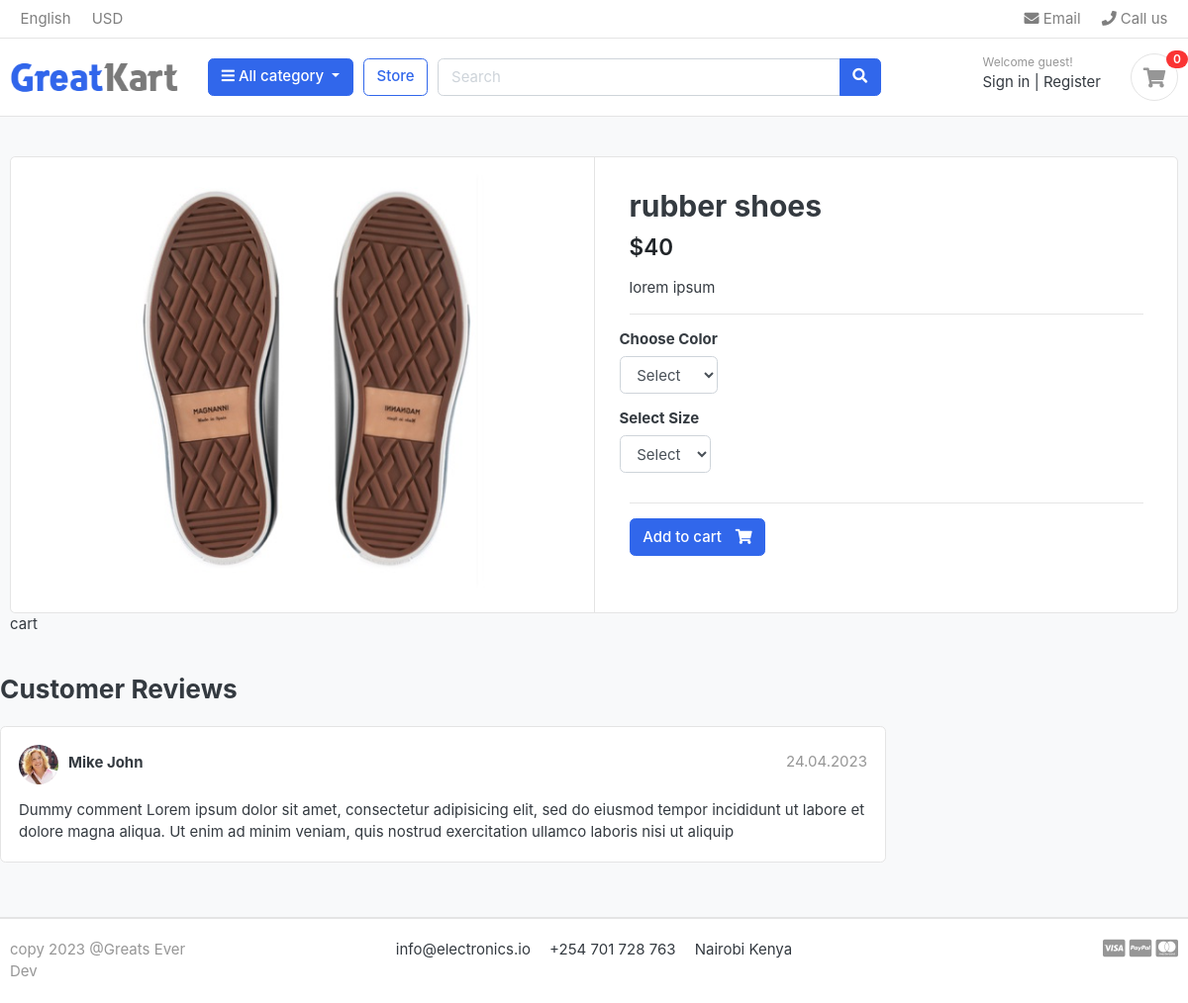
Page /store/category/shoes/rubber-shoes/ on the committed database.
### store/models.py (models this page shows, shortened)
class Product(models.Model):
    product_name = models.CharField(max_length=200, unique=True)
    slug = models.SlugField(max_length=200, unique=True)
    description = models.TextField(max_length=500, blank=True)
    price = models.IntegerField()
    images = models.ImageField(upload_to='photos/product')
    stock = models.IntegerField()
    is_available = models.BooleanField(default=True)
    category = models.ForeignKey(Category, on_delete=models.CASCADE)
    created_date = models.DateTimeField(auto_now_add=True)
    modified_date = models.DateTimeField(auto_now=True)

### store/views.py (the view)
# urls.py: path('category/<slug:category_slug>/<slug:product_slug>/', views.product_detail, name='product_detail'),
def product_detail(request, category_slug, product_slug):
    try:
        single_product = Product.objects.get(
            category__slug=category_slug, slug=product_slug
        )
        in_cart = CartItem.objects.filter(
            cart__cart_id=_cart_id(request), product=single_product
        ).exists()
    except Exception as e:
        raise e
    context = {
        "single_product": single_product,
        "in_cart": in_cart,
        }
    return render(request, "store/product_detail.html", context)

### carts/context_processors.py (called while the page is built)
def counter(request):
    cart_count = 0
    if 'admin' in request.path:
        return {}
    else:
        try:
            cart = Cart.objects.filter(cart_id=_cart_id(request))
            cart_items = CartItem.objects.all().filter(cart=cart[:1])
            for cart_item in cart_items:
                cart_count += cart_item.quantity
        except Cart.DoesNotExist:
            cart_count = 0
    return dict(cart_count=cart_count)

### carts/views.py (called while the page is built)
def _cart_id(request):
    cart = request.session.session_key
    if not cart:
        cart = request.session.create()
    return cart

### category/context_processors.py (called while the page is built)
def menu_links(request):
    links= Category.objects.all()
    return dict(links=links)

### category/models.py (called while the page is built)
    def get_url(self):
        return reverse('products_by_category', args=[self.slug])

### store/models.py (called while the page is built)
    def colors(self):
        return super(VariationManager, self).filter(variation_category='color', is_active=True)

    def sizes(self):
        return super(VariationManager, self).filter(variation_category='size', is_active=True)

### templates/store/product_detail.html (shortened to what this page needs)
{% extends 'base.html' %}
{% load static %}
{% block content %}
<section class="section-content padding-y bg">
  <div class="container">
    <div class="card">
      <div class="row no-gutters">
        <aside class="col-md-6">
          <article class="gallery-wrap">
            <div class="img-big-wrap">
              <a href="#"><img src="{{ single_product.images.url }}"></a>
            </div>
          </article>
        </aside>
        <main class="col-md-6 border-left">
          <form action="{% url 'add_cart' single_product.id %}" method="POST">
            <article class="content-body">
              <h2 class="title">{{ single_product.product_name }}</h2>
              <div class="mb-3">
                <var class="price h4">${{single_product.price}}</var>
              </div>
              <p>{{single_product.description}}</p>
              <hr>
              <div class="row">
                <div class="item-option-select">
                  <h6>Choose Color</h6>
                  <select name="color" class="form-control" required>
                    <option value="" disabled selected>Select</option>
                  </select>
                </div>
              </div>
              <div class="row">
                <div class="item-option-select">
                  <h6>Select Size</h6>
                  <select name="size" class="form-control">
                    <option value="" disabled selected>Select</option>
                  </select>
                </div>
              </div>
              <hr>
              {% if single_product.stock <= 0 %}
               <h5 class="text-danger">Out Of Stock</h5>
                {% else %}
                <button type="submit" class="btn btn-primary"> <span class="text">Add to cart</span> <i
                    class="fas fa-shopping-cart"></i> </button>
              {% endif %}
      </div>
    </div>
    </main> cart
  </div>
  <br>
  <div class="row">
    <div class="col-md-9">
      <header class="section-heading">
        <h3>Customer Reviews </h3>
      </header>
      <article class="box mb-3">
        <div class="icontext w-100">
          <img src="{% static './images/avatars/avatar1.jpg' %}" class="img-xs icon rounded-circle">
          <div class="text">
            <span class="date text-muted float-md-right">24.04.2023 </span>
            <h6 class="mb-1">Mike John </h6>
          </div>
        </div>
        <div class="mt-3">
          <p>
            Dummy comment Lorem ipsum dolor sit amet, consectetur adipisicing elit, sed do eiusmod
            tempor incididunt ut labore et dolore magna aliqua. Ut enim ad minim veniam,
            quis nostrud exercitation ullamco laboris nisi ut aliquip
          </p>
        </div>
      </article>
    </div>
  </div>
</section>
{% endblock %}

### static/css/ui.css (style rules this page uses)
html { font-family: "Inter", sans-serif; font-size: 15px; }
.content-body { flex: 1 1 auto; padding: 2rem 2.3rem; }
.img-xs, .img-sm, .img-md, .img-lg { -o-object-fit: cover; object-fit: cover; flex-shrink: 0; flex-grow: 0; }
.img-xs { width: 40px; height: 40px; }
.padding-y { padding-top: 40px; padding-bottom: 40px; }
var { font-style: normal; }
article:after, .form-group:after { display: block; clear: both; content: ""; }
.bg { background-color: #f8f9fa; }
.section-heading { margin-bottom: 20px; margin-top: 15px; }
p:last-child { margin-bottom: 0; }
.btn .text + i { margin-left: 10px; }
.icontext { display: inline-flex; align-items: center; vertical-align: middle; }
.icontext .text { width: 100%; line-height: 1.2; }
.icontext .icon { position: relative; margin-right: 10px; flex-shrink: 0; flex-grow: 0; }
.price { font-weight: 600; color: #212529; }
.box { padding: 18px; background: #fff; border-radius: 0.37rem; border: 1px solid #e4e4e4; }
.box img { max-width: 100%; }
.gallery-wrap .img-big-wrap { margin-bottom: 10px; border-radius: 0.37rem; overflow: hidden; background-color: #fff; }
.gallery-wrap .img-big-wrap a { text-align: center; display: block; }
.gallery-wrap .img-big-wrap img { height: 450px; width: auto; display: inline-block; }
.item-option-select { margin-bottom: 1rem; display: inline-block; margin-right: 15px; }

### rows in the picture
Product: images (picture), product_name "rubber shoes", price "40", description "lorem ipsum"

### other values in the picture
{{ cart_count }} "0"
